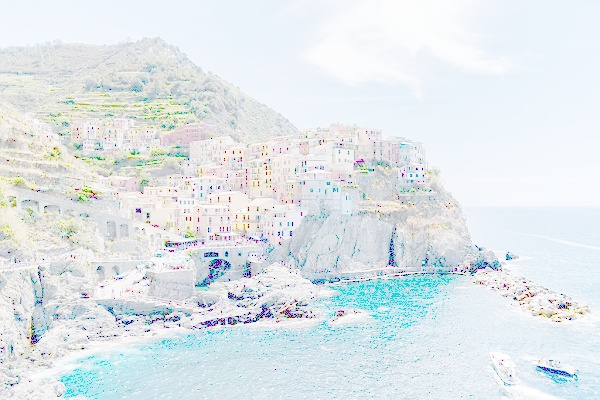
#> input picture gamma_transformed0.1.jpg, 600 x 400 px
$ python contrast.py
#> lines starting #> are read from the running program, lines starting #| are printed output that depends on the picture
import cv2
import numpy as np

def pixelVal(pix,r1,s1,r2,s2):
    if(0 <= pix and pix <=r1):
        return (s1/r1)*pix
    elif (r1 < pix and pix <= r2):
        return ((s2-s1)/(r2-r1)*(pix-r1)+s1)
    else:
        return ((255-s2)/(255-r2))*(pix-r2)+s2
img=cv2.imread('gamma_transformed0.1.jpg')
#> img is the input picture: shape (400, 600, 3); mean B, G, R 234.7, 231.5, 224.2
#define paramenters
r1=70;
s1=0;
r2=140;
s2=255;
pixelVal_vec=np.vectorize(pixelVal)
contrast_stretched=pixelVal_vec(img,r1,r2,s1,s2)
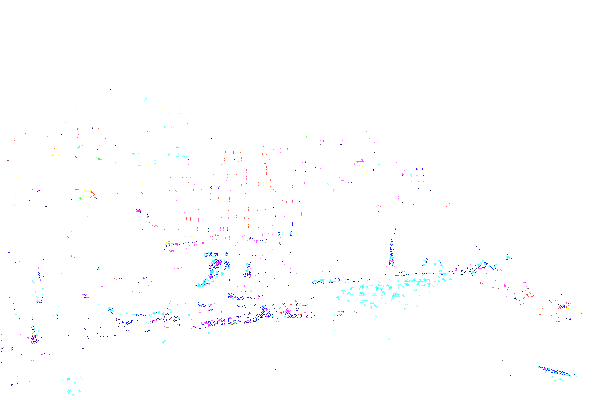
#> contrast_stretched: shape (400, 600, 3) float64; mean B, G, R 254.5, 253.9, 253.7
cv2.imwrite('Cotrast_stretch.jpg',contrast_stretched)
